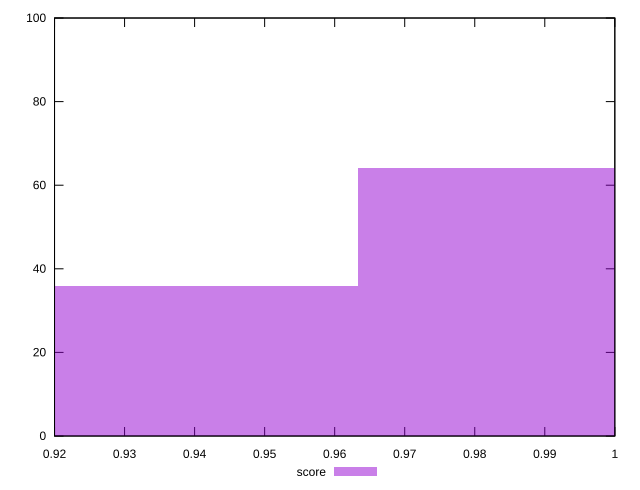

Generate this figure with gnuplot:
reset

$score <<EOF
0.9989704464338349 64
0.9276154145457038 36
EOF

set key outside below
set boxwidth 0.07135503188813107
set xrange [0.92:1]
set yrange [0:100]
set trange [0:100]
set style fill transparent solid 0.5 noborder
set terminal svg size 640, 490 enhanced background rgb 'white'
set output "reports/report_00032_2021-02-25T10-28-15.087Z/cumulative-layout-shift/samples/music/score/histogram.svg"

plot $score title "score" with boxes

reset
